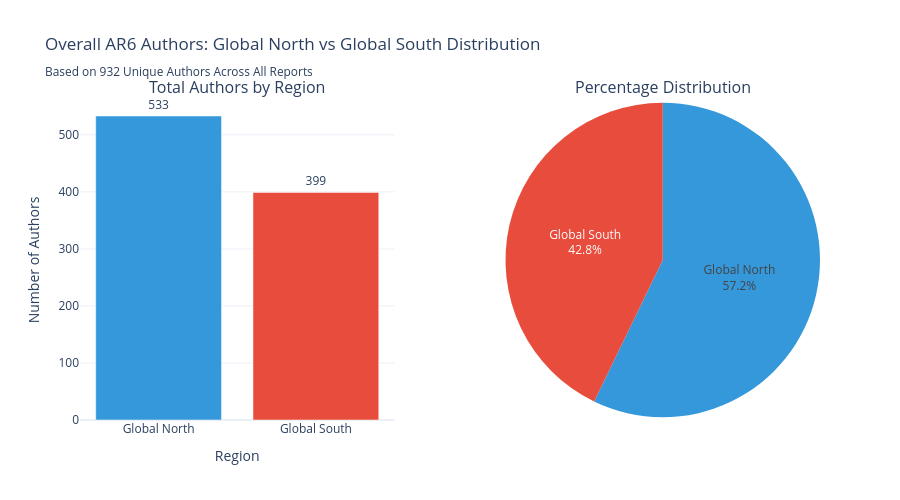

This figure's notebook cell:
### Markdown cell above
### Overall AR6 Regional Distribution Summary

Comprehensive view of all unique authors across the entire AR6 assessment cycle.

### Code cell
# Overall AR6 Distribution Visualization (All Unique Authors)
# This summarizes all unique authors regardless of how many reports they contributed to

overall_region_data = df_unique_authors[df_unique_authors['region'] != 'Unknown']['region'].value_counts().reset_index()
overall_region_data.columns = ['Region', 'Count']
overall_region_data['Percentage'] = (overall_region_data['Count'] / overall_region_data['Count'].sum() * 100).round(1)

print("=" * 70)
print("OVERALL AR6 REGIONAL DISTRIBUTION")
print("=" * 70)
for _, row in overall_region_data.iterrows():
    print(f"  {row['Region']}: {row['Count']} authors ({row['Percentage']}%)")
print(f"  Total: {overall_region_data['Count'].sum()} authors")
print("=" * 70)
print()

# Create combined visualization with bar and pie charts
fig = make_subplots(
    rows=1, cols=2,
    subplot_titles=('Total Authors by Region', 'Percentage Distribution'),
    specs=[[{"type": "bar"}, {"type": "pie"}]],
    horizontal_spacing=0.15
)

# Bar chart
colors = {'Global North': '#3498db', 'Global South': '#e74c3c'}
for region in overall_region_data['Region']:
    data = overall_region_data[overall_region_data['Region'] == region]
    fig.add_trace(
        go.Bar(
            x=data['Region'],
            y=data['Count'],
            name=region,
            marker_color=colors.get(region, '#95a5a6'),
            text=data['Count'],
            textposition='outside',
            showlegend=False,
            hovertemplate='<b>%{x}</b><br>Authors: %{y}<br><extra></extra>'
        ),
        row=1, col=1
    )

# Pie chart
fig.add_trace(
    go.Pie(
        labels=overall_region_data['Region'],
        values=overall_region_data['Count'],
        marker=dict(colors=[colors.get(r, '#95a5a6') for r in overall_region_data['Region']]),
        textinfo='label+percent',
        textposition='inside',
        hovertemplate='<b>%{label}</b><br>Authors: %{value}<br>Percentage: %{percent}<br><extra></extra>'
    ),
    row=1, col=2
)

fig.update_layout(
    title_text="Overall AR6 Authors: Global North vs Global South Distribution<br><sub>Based on 932 Unique Authors Across All Reports</sub>",
    height=500,
    showlegend=False
)

fig.update_xaxes(title_text="Region", row=1, col=1)
fig.update_yaxes(title_text="Number of Authors", row=1, col=1)

fig.show()

# Summary statistics
total_authors = overall_region_data['Count'].sum()
north_count = overall_region_data[overall_region_data['Region'] == 'Global North']['Count'].values[0]
south_count = overall_region_data[overall_region_data['Region'] == 'Global South']['Count'].values[0]

print(f"Key Finding:")
print(f"The IPCC AR6 assessment shows a {north_count/south_count:.2f}:1 ratio of Global North to Global South authors.")
print(f"Global North authors represent {north_count/total_authors*100:.1f}% of all contributors.")

### Figure 1 — Plotly figure (JSON) as saved in the notebook; plotly's stock layout.template omitted (floating-point values rounded to 4 significant figures)
{"data": [{"hovertemplate": "<b>%{x}</b><br>Authors: %{y}<br><extra></extra>", "marker": {"color": "#3498db"}, "name": "Global North", "showlegend": false, "text": [533], "textposition": "outside", "type": "bar", "x": ["Global North"], "xaxis": "x", "y": [533], "yaxis": "y"}, {"hovertemplate": "<b>%{x}</b><br>Authors: %{y}<br><extra></extra>", "marker": {"color": "#e74c3c"}, "name": "Global South", "showlegend": false, "text": [399], "textposition": "outside", "type": "bar", "x": ["Global South"], "xaxis": "x", "y": [399], "yaxis": "y"}, {"domain": {"x": [0.575, 1], "y": [0, 1]}, "hovertemplate": "<b>%{label}</b><br>Authors: %{value}<br>Percentage: %{percent}<br><extra></extra>", "labels": ["Global North", "Global South"], "marker": {"colors": ["#3498db", "#e74c3c"]}, "textinfo": "label+percent", "textposition": "inside", "type": "pie", "values": [533, 399]}], "layout": {"annotations": [{"font": {"size": 16}, "showarrow": false, "text": "Total Authors by Region", "x": 0.2125, "xanchor": "center", "xref": "paper", "y": 1, "yanchor": "bottom", "yref": "paper"}, {"font": {"size": 16}, "showarrow": false, "text": "Percentage Distribution", "x": 0.7875, "xanchor": "center", "xref": "paper", "y": 1, "yanchor": "bottom", "yref": "paper"}], "height": 500, "showlegend": false, "title": {"text": "Overall AR6 Authors: Global North vs Global South Distribution<br><sub>Based on 932 Unique Authors Across All Reports</sub>"}, "xaxis": {"anchor": "y", "domain": [0, 0.425], "title": {"text": "Region"}}, "yaxis": {"anchor": "x", "domain": [0, 1], "title": {"text": "Number of Authors"}}}}
